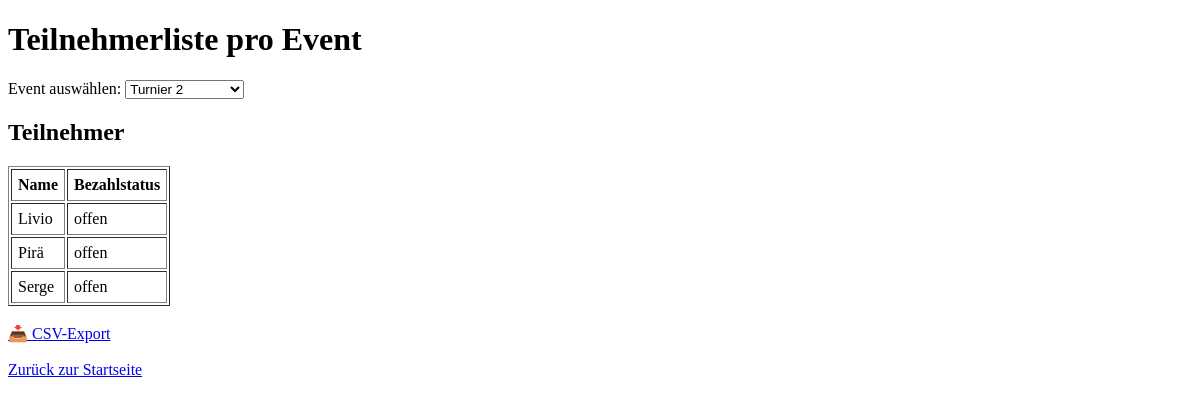
The page /auswertung/teilnehmerliste_event?event_id=2 on the database as committed earlier.
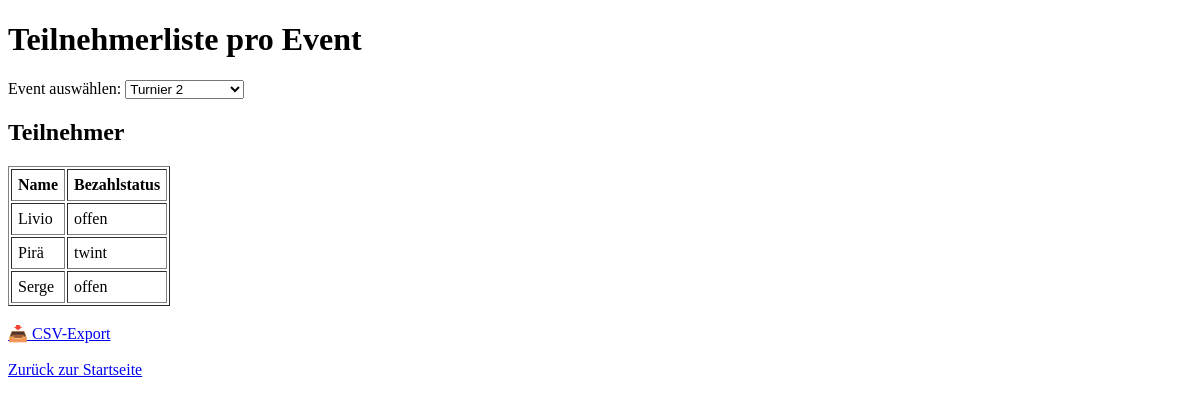
The same page on the database as committed later.
### app/models.py (models this page shows)
class TeilnehmerEvent(db.Model):
    id = db.Column(db.Integer, primary_key=True)
    event_id = db.Column(db.Integer, db.ForeignKey('event.id'), nullable=False)
    teilnehmer_id = db.Column(db.Integer, db.ForeignKey('teilnehmer.id'), nullable=False)
    bezahlt_status = db.Column(db.String(20), default="offen", nullable=False)
    event = db.relationship("Event", backref="teilnehmerzuordnung")
    teilnehmer = db.relationship("Teilnehmer", backref="events")

class Teilnehmer(db.Model):
    id = db.Column(db.Integer, primary_key=True)
    name = db.Column(db.String(100), nullable=False)

### app/routes.py (the view)
@app.route("/auswertung/teilnehmerliste_event")
def teilnehmerliste_pro_event():
    events = Event.query.order_by(Event.datum.desc()).all()
    selected_event_id = request.args.get("event_id", type=int)
    daten = []
    if selected_event_id:
        daten = (
            db.session.query(Teilnehmer.name, TeilnehmerEvent.bezahlt_status)
            .join(Teilnehmer, Teilnehmer.id == TeilnehmerEvent.teilnehmer_id)
            .filter(TeilnehmerEvent.event_id == selected_event_id)
            .order_by(Teilnehmer.name)
            .all()
        )
    return render_template("teilnehmerliste_event.html", events=events, daten=daten, selected_event_id=selected_event_id)

### app/templates/teilnehmerliste_event.html (shortened to what this page needs)
<!DOCTYPE html>
<html lang="de">
<head>
</head>
<body>
    <h1>Teilnehmerliste pro Event</h1>
    <form method="get" action="{{ url_for('teilnehmerliste_pro_event') }}">
        <label for="event">Event auswählen:</label>
        <select name="event_id" id="event" onchange="this.form.submit()">
            {% for event in events %}
                <option value="{{ event.id }}" {% if selected_event_id == event.id %}selected{% endif %}>{{ event.name }}</option>
            {% endfor %}
        </select>
    </form>
    {% if daten %}
        <h2>Teilnehmer</h2>
        <table border="1" cellpadding="6">
            <tr>
                <th>Name</th>
                <th>Bezahlstatus</th>
            </tr>
            {% for name, status in daten %}
            <tr>
                <td>{{ name }}</td>
                <td>{{ status }}</td>
            </tr>
            {% endfor %}
        </table>
        <br>
        <a href="{{ url_for('export_teilnehmerliste_event_csv', event_id=selected_event_id) }}">📥 CSV-Export</a>
    {% endif %}
    <br><br>
    <a href="{{ url_for('index') }}">Zurück zur Startseite</a>
</body>
</html>

Rows that differ between the two databases and show on the page:
changed TeilnehmerEvent "Pirä": bezahlt_status "offen" → "twint"
